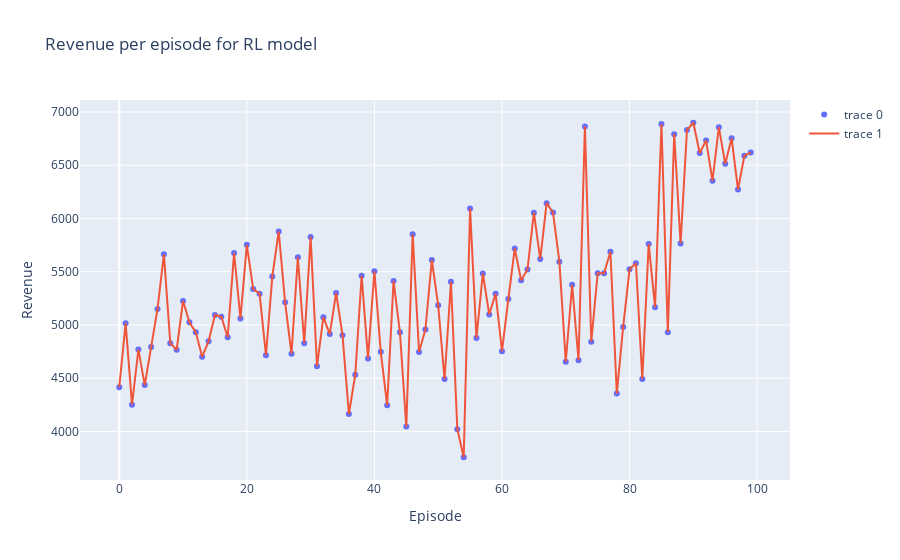

Notebook source saved alongside this figure:
### Code cell
fig = go.Figure()
fig.add_trace(go.Scatter(x= [i for i in range(len(revenues.keys()))], y= [i for i in revenues.values()], mode= "markers"))
# add title and axis labels
fig.update_layout(title_text="Revenue per episode for RL model", xaxis_title="Episode", yaxis_title="Revenue")
# add a regression line for the revenue values for each episode.
fig.add_trace(go.Scatter(x= [i for i in range(len(revenues.keys()))], y= [i for i in revenues.values()], mode= "lines"))
fig.show()
